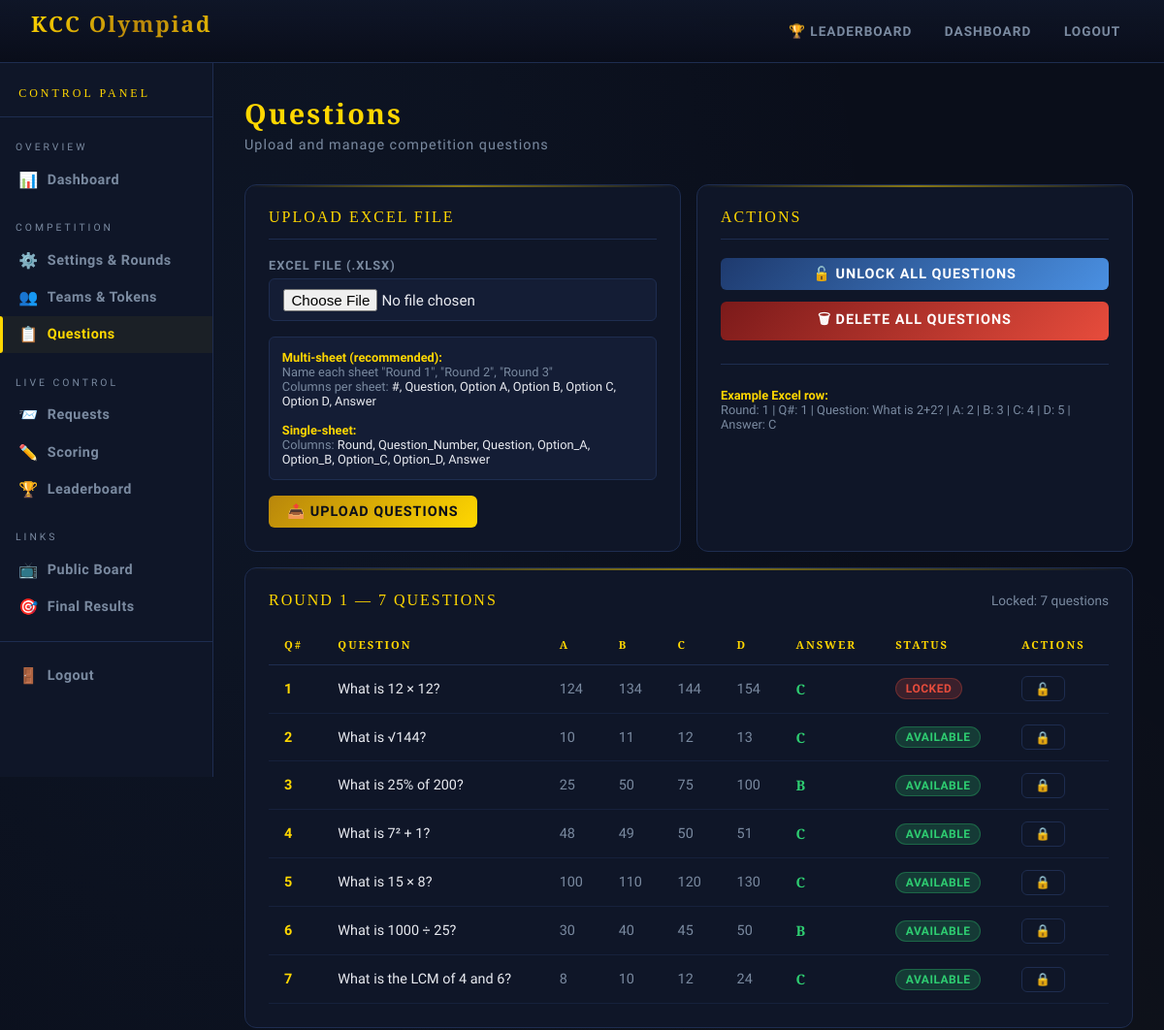
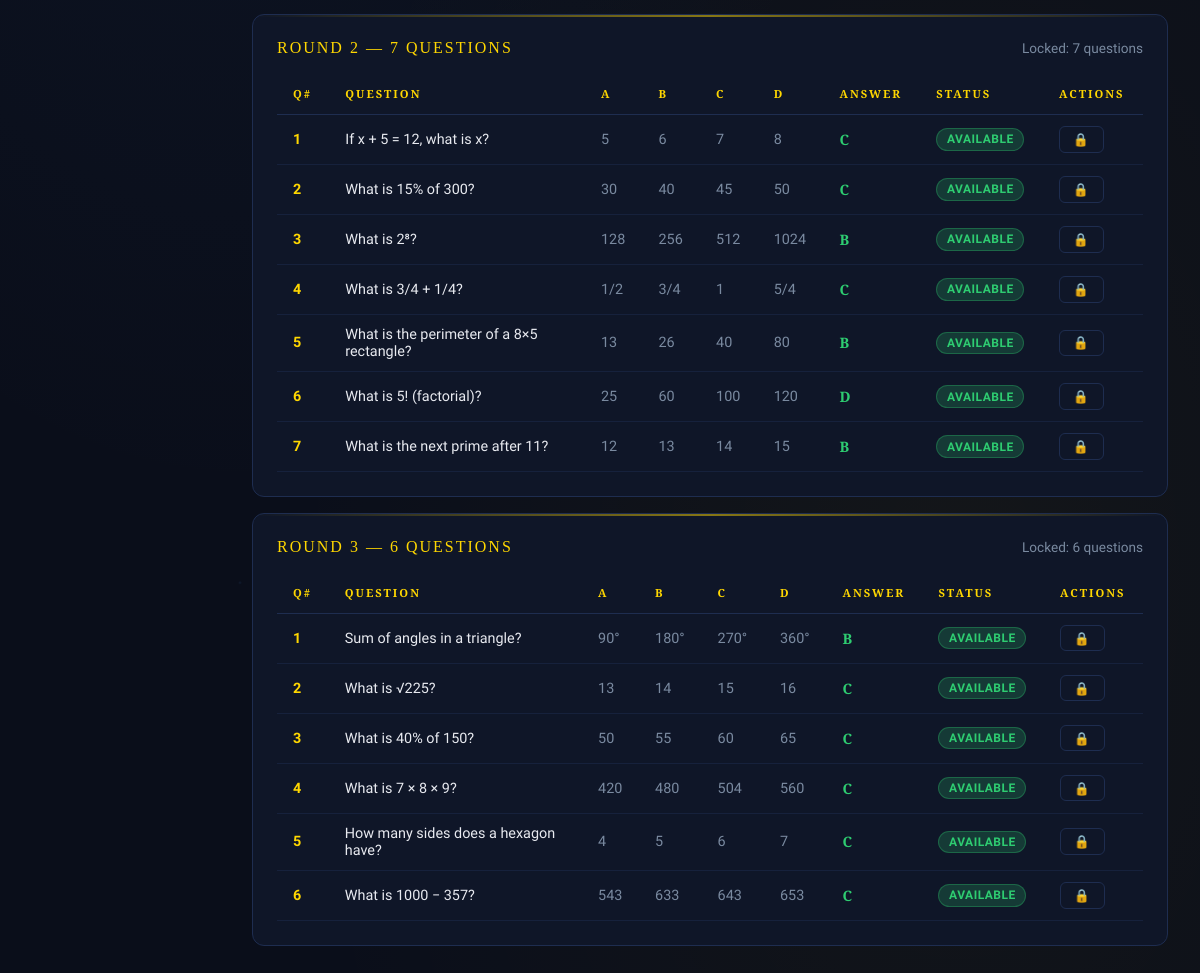
Screenshot of /admin-panel/questions/ (signed in) with the database file from the repository (2 pictures, top to bottom).
### myapp/models.py (models this page shows, shortened)
class Question(models.Model):
    round = models.IntegerField()
    question_number = models.IntegerField()
    question_text = models.TextField()
    option_a = models.CharField(max_length=500)
    option_b = models.CharField(max_length=500)
    option_c = models.CharField(max_length=500)
    option_d = models.CharField(max_length=500)
    correct_answer = models.CharField(max_length=1, choices=[
        ('A', 'A'), ('B', 'B'), ('C', 'C'), ('D', 'D')
    ])
    is_locked = models.BooleanField(default=False)
    created_at = models.DateTimeField(auto_now_add=True)
    class Meta:
        unique_together = ('round', 'question_number')
        ordering = ['round', 'question_number']

### myapp/views.py (the view)
    def wrapper(request, *args, **kwargs):
        if not request.session.get('is_admin'):
            return redirect('admin_login')
        return view_func(request, *args, **kwargs)

### myapp/views.py (called while the page is built, shortened)
def admin_required(view_func):
    def wrapper(request, *args, **kwargs):
        if not request.session.get('is_admin'):
            return redirect('admin_login')
        return view_func(request, *args, **kwargs)
    wrapper.__name__ = view_func.__name__
    return wrapper

@admin_required
def admin_questions(request):
    questions_by_round = {}
    for round_num in [1, 2, 3]:
        questions_by_round[round_num] = Question.objects.filter(round=round_num)
    return render(request, 'admin_questions.html', {
        'questions_by_round': questions_by_round,
    })

### myapp/templates/admin_questions.html (shortened to what this page needs)
{% extends 'admin_base.html' %}
{% block nav_questions %}active{% endblock %}
{% block admin_content %}
<div class="page-title">Questions</div>
<div class="page-subtitle">Upload and manage competition questions</div>
<div class="grid grid-2 mb-2">
  <div class="card">
    <div class="card-header">Upload Excel File</div>
    <form method="POST" enctype="multipart/form-data">
      <div class="form-group">
        <label class="form-label">Excel File (.xlsx)</label>
        <input type="file" name="excel_file" accept=".xlsx,.xls" class="form-control" required>
      </div>
      <div style="background:var(--panel2);border:1px solid var(--border);border-radius:6px;padding:0.8rem;margin-bottom:1rem;font-size:0.8rem;color:var(--muted);">
        <strong style="color:var(--gold);">Multi-sheet (recommended):</strong><br>
        Name each sheet "Round 1", "Round 2", "Round 3"<br>
        Columns per sheet: <span style="color:var(--text);">#, Question, Option A, Option B, Option C, Option D, Answer</span><br><br>
        <strong style="color:var(--gold);">Single-sheet:</strong><br>
        Columns: <span style="color:var(--text);">Round, Question_Number, Question, Option_A, Option_B, Option_C, Option_D, Answer</span>
      </div>
      <button type="submit" class="btn btn-gold">📤 Upload Questions</button>
    </form>
  </div>
  <div class="card">
    <div class="card-header">Actions</div>
    <div style="display:flex;flex-direction:column;gap:0.75rem;">
      <form method="POST">
        <button type="submit" class="btn btn-primary" style="width:100%;justify-content:center;">🔓 Unlock All Questions</button>
      </form>
      <form method="POST" onsubmit="return confirm('Delete ALL questions?')">
        <button type="submit" class="btn btn-danger" style="width:100%;justify-content:center;">🗑 Delete All Questions</button>
      </form>
    </div>
    <hr>
    <div style="font-size:0.8rem;color:var(--muted);">
      <strong style="color:var(--gold);">Example Excel row:</strong><br>
      Round: 1 | Q#: 1 | Question: What is 2+2? | A: 2 | B: 3 | C: 4 | D: 5 | Answer: C
    </div>
  </div>
</div>
{% for round_num, questions in questions_by_round.items %}
<div class="card mb-2">
  <div style="display:flex;justify-content:space-between;align-items:center;margin-bottom:1rem;">
    <div class="card-header" style="margin:0;border:none;padding:0;">
      Round {{ round_num }} — {{ questions|length }} Questions
    </div>
    <div style="display:flex;gap:0.5rem;align-items:center;">
      <span style="font-size:0.85rem;color:var(--muted);">
        Locked: {{ questions|length }} questions
      </span>
    </div>
  </div>
  {% if questions %}
  <div style="overflow-x:auto;">
    <table class="table">
      <thead>
        <tr>
          <th>Q#</th>
          <th>Question</th>
          <th>A</th>
          <th>B</th>
          <th>C</th>
          <th>D</th>
          <th>Answer</th>
          <th>Status</th>
          <th>Actions</th>
        </tr>
      </thead>
      <tbody>
        {% for q in questions %}
        <tr>
          <td><strong style="color:var(--gold);">{{ q.question_number }}</strong></td>
          <td style="max-width:250px;">{{ q.question_text|truncatechars:80 }}</td>
          <td style="color:var(--muted);">{{ q.option_a|truncatechars:30 }}</td>
          <td style="color:var(--muted);">{{ q.option_b|truncatechars:30 }}</td>
          <td style="color:var(--muted);">{{ q.option_c|truncatechars:30 }}</td>
          <td style="color:var(--muted);">{{ q.option_d|truncatechars:30 }}</td>
          <td><span style="font-family:'Cinzel',serif;color:var(--success);font-weight:700;">{{ q.correct_answer }}</span></td>
          <td>
            {% if q.is_locked %}
              <span class="badge badge-rejected">Locked</span>
            {% else %}
              <span class="badge badge-answered">Available</span>
            {% endif %}
          </td>
          <td>
            <form method="POST" style="margin:0;">
              <button type="submit" class="btn btn-outline btn-sm">
                {% if q.is_locked %}🔓{% else %}🔒{% endif %}
              </button>
            </form>
          </td>
        </tr>
        {% endfor %}
      </tbody>
    </table>
  </div>
  {% else %}
  <div style="text-align:center;padding:2rem;color:var(--muted);">No questions for Round {{ round_num }}</div>
  {% endif %}
</div>
{% endfor %}
{% endblock %}

### myapp/templates/base.html (style rules this page uses)
:root { --gold: #ffd700; --gold-dark: #b8860b; --gold-light: #fff0a0; --deep: #0a0e1a; --panel: #0f1628; --panel2: #141d35; --border: #1e2d50; --accent: #4a90e2; --success: #2ecc71; --danger: #e74c3c; --warning: #f39c12; --text: #e8eaf0; --muted: #7a8aa0; }
* { box-sizing: border-box; margin: 0; padding: 0; }
body { font-family: "Rajdhani", sans-serif; background: var(--deep); color: var(--text); min-height: 100vh; background-image: radial-gradient( ellipse at 20% 20%, rgba(74, 144, 226, 0.06) 0%, transparent 50% ), radial-gradient( ellipse at 80% 80%, rgba(255, 215, 0, 0.04) 0%, transparent 50% ); }
body::before { content: ""; position: fixed; inset: 0; background-image: radial-gradient( 1px 1px at 10% 15%, rgba(255, 255, 255, 0.3) 0%, transparent 100% ), radial-gradient( 1px 1px at 30% 60%, rgba(255, 255, 255, 0.2) 0%, transparent 100% ), radial-gradient( 1px 1px at 60% 25%, rgba(255, 255, 255, 0.25) 0%, transparent 100% ), radial-gradient( 1px 1px at 80% 70%, rgba(255, 255, 255, 0.15) 0%, transparent 100% ), radial-gradient( 1px 1px at 50% 90%, rgba(255, 255, 255, 0.2) 0%, transparent 100% ), radial-gradient( 1px 1px at 90% 40%, rgba(255, 255, 255, 0.25) 0%, transparent 100% ), radial-gradient( 2px 2px at 70% 10%, rgba(255, 215, 0, 0.15) 0%, transparent 100% ), radial-gradient( 2px 2px at 20% 80%, rgba(74, 144, 226, 0.1) 0%, transparent 100% ); pointer-events: none; z-index: 0; }
.card { background: var(--panel); border: 1px solid var(--border); border-radius: 12px; padding: 1.5rem; position: relative; overflow: hidden; }
.card::before { content: ""; position: absolute; top: 0; left: 0; right: 0; height: 2px; background: linear-gradient( 90deg, transparent, var(--gold), transparent ); opacity: 0.5; }
.card-header { font-family: "Cinzel", serif; font-size: 1rem; color: var(--gold); letter-spacing: 2px; text-transform: uppercase; margin-bottom: 1.2rem; padding-bottom: 0.8rem; border-bottom: 1px solid var(--border); }
.btn { display: inline-flex; align-items: center; gap: 0.4rem; padding: 0.5rem 1.2rem; border-radius: 6px; border: none; cursor: pointer; font-family: "Rajdhani", sans-serif; font-size: 0.9rem; font-weight: 700; letter-spacing: 1px; text-transform: uppercase; text-decoration: none; transition: all 0.2s; }
.btn-gold { background: linear-gradient(135deg, var(--gold-dark), var(--gold)); color: var(--deep); }
.btn-primary { background: linear-gradient(135deg, #1e3a6e, var(--accent)); color: white; }
.btn-danger { background: linear-gradient(135deg, #7b1a1a, var(--danger)); color: white; }
.btn-sm { padding: 0.3rem 0.8rem; font-size: 0.8rem; }
.btn-outline { background: transparent; border: 1px solid var(--border); color: var(--muted); }
.form-group { margin-bottom: 1rem; }
.form-label { display: block; font-size: 0.8rem; font-weight: 600; letter-spacing: 1px; text-transform: uppercase; color: var(--muted); margin-bottom: 0.4rem; }
.form-control { width: 100%; background: var(--panel2); border: 1px solid var(--border); border-radius: 6px; padding: 0.6rem 0.9rem; color: var(--text); font-family: "Rajdhani", sans-serif; font-size: 0.95rem; transition: border-color 0.2s; }
.table { width: 100%; border-collapse: collapse; font-size: 0.9rem; }
.table th { font-family: "Cinzel", serif; font-size: 0.7rem; letter-spacing: 2px; text-transform: uppercase; color: var(--gold); padding: 0.8rem 1rem; text-align: left; border-bottom: 1px solid var(--border); }
.table td { padding: 0.7rem 1rem; border-bottom: 1px solid rgba(30, 45, 80, 0.5); color: var(--text); }
.badge { display: inline-flex; align-items: center; padding: 0.2rem 0.6rem; border-radius: 20px; font-size: 0.75rem; font-weight: 700; letter-spacing: 0.5px; text-transform: uppercase; }
.badge-answered { background: rgba(46, 204, 113, 0.2); color: var(--success); border: 1px solid rgba(46, 204, 113, 0.3); }
.badge-rejected { background: rgba(231, 76, 60, 0.2); color: var(--danger); border: 1px solid rgba(231, 76, 60, 0.3); }
.grid { display: grid; gap: 1rem; }
.grid-2 { grid-template-columns: repeat(2, 1fr); }
.page-title { font-family: "Cinzel", serif; font-size: 1.8rem; font-weight: 700; color: var(--gold); margin-bottom: 0.3rem; letter-spacing: 2px; }
.page-subtitle { color: var(--muted); font-size: 0.9rem; margin-bottom: 2rem; letter-spacing: 1px; }
hr { border: none; border-top: 1px solid var(--border); margin: 1.5rem 0; }
.mb-2 { margin-bottom: 1rem; }

### rows the page displays
Question: question_number "1", question_text "What is 12 × 12?", option_a "124", option_b "134", option_c "144", option_d "154", correct_answer "C", is_locked "LOCKED"
Question: question_number "2", question_text "What is √144?", option_a "10", option_b "11", option_c "12", option_d "13", correct_answer "C", is_locked "AVAILABLE"
Question: question_number "3", question_text "What is 25% of 200?", option_a "25", option_b "50", option_c "75", option_d "100", correct_answer "B", is_locked "AVAILABLE"
Question: question_number "4", question_text "What is 7² + 1?", option_a "48", option_b "49", option_c "50", option_d "51", correct_answer "C", is_locked "AVAILABLE"
Question: question_number "5", question_text "What is 15 × 8?", option_a "100", option_b "110", option_c "120", option_d "130", correct_answer "C", is_locked "AVAILABLE"
Question: question_number "6", question_text "What is 1000 ÷ 25?", option_a "30", option_b "40", option_c "45", option_d "50", correct_answer "B", is_locked "AVAILABLE"
Question: question_number "7", question_text "What is the LCM of 4 and 6?", option_a "8", option_b "10", option_c "12", option_d "24", correct_answer "C", is_locked "AVAILABLE"
Question: question_number "1", question_text "If x + 5 = 12, what is x?", option_a "5", option_b "6", option_c "7", option_d "8", correct_answer "C", is_locked "AVAILABLE"
Question: question_number "2", question_text "What is 15% of 300?", option_a "30", option_b "40", option_c "45", option_d "50", correct_answer "C", is_locked "AVAILABLE"
Question: question_number "3", question_text "What is 2⁸?", option_a "128", option_b "256", option_c "512", option_d "1024", correct_answer "B", is_locked "AVAILABLE"
Question: question_number "4", question_text "What is 3/4 + 1/4?", option_a "1/2", option_b "3/4", option_c "1", option_d "5/4", correct_answer "C", is_locked "AVAILABLE"
Question: question_number "5", question_text "What is the perimeter of a 8×5 rectangle?", option_a "13", option_b "26", option_c "40", option_d "80", correct_answer "B", is_locked "AVAILABLE"
Question: question_number "6", question_text "What is 5! (factorial)?", option_a "25", option_b "60", option_c "100", option_d "120", correct_answer "D", is_locked "AVAILABLE"
Question: question_number "7", question_text "What is the next prime after 11?", option_a "12", option_b "13", option_c "14", option_d "15", correct_answer "B", is_locked "AVAILABLE"
Question: question_number "1", question_text "Sum of angles in a triangle?", option_a "90°", option_b "180°", option_c "270°", option_d "360°", correct_answer "B", is_locked "AVAILABLE"
Question: question_number "2", question_text "What is √225?", option_a "13", option_b "14", option_c "15", option_d "16", correct_answer "C", is_locked "AVAILABLE"
Question: question_number "3", question_text "What is 40% of 150?", option_a "50", option_b "55", option_c "60", option_d "65", correct_answer "C", is_locked "AVAILABLE"
Question: question_number "4", question_text "What is 7 × 8 × 9?", option_a "420", option_b "480", option_c "504", option_d "560", correct_answer "C", is_locked "AVAILABLE"
Question: question_number "5", question_text "How many sides does a hexagon have?", option_a "4", option_b "5", option_c "6", option_d "7", correct_answer "C", is_locked "AVAILABLE"
Question: question_number "6", question_text "What is 1000 − 357?", option_a "543", option_b "633", option_c "643", option_d "653", correct_answer "C", is_locked "AVAILABLE"

### other values shown
{{ round_num }} "1" "2" "3"
{{ questions|length }} "7" "7" "6"
